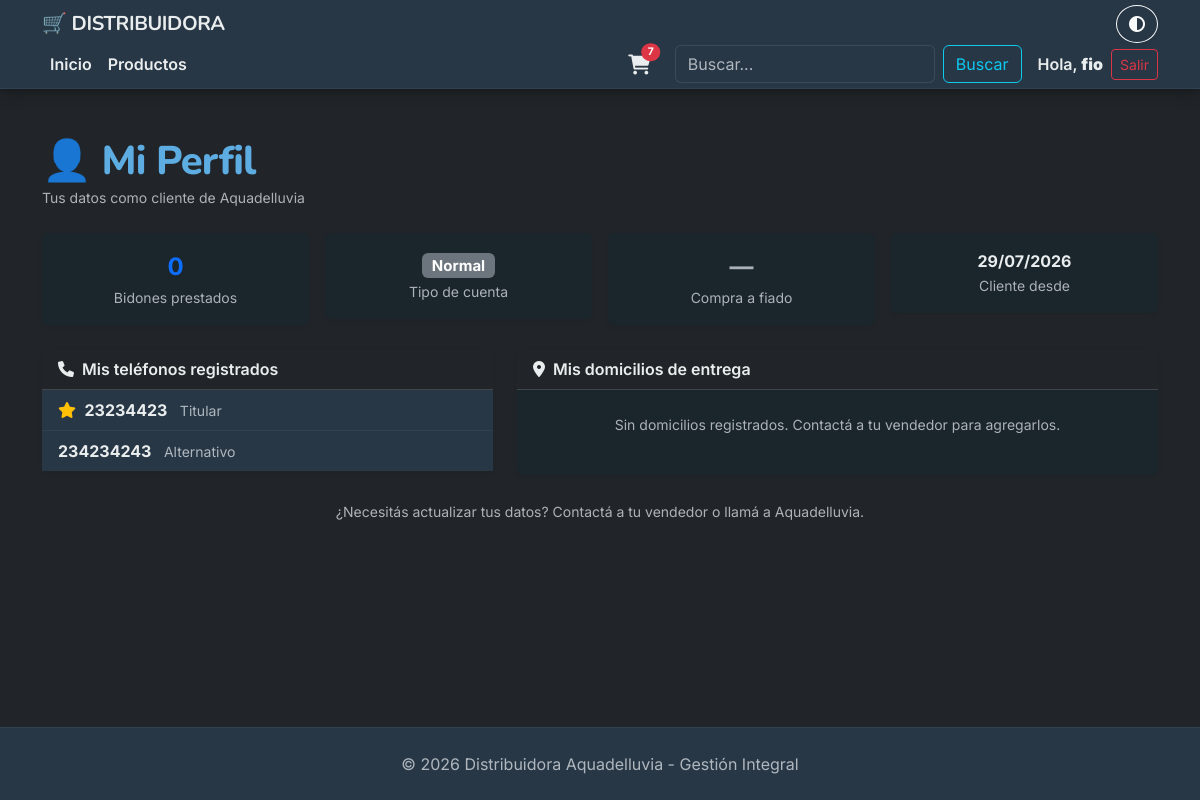
The page /clientes/mi-perfil/ (signed in) on the database its author committed.
### apps/autenticacion/models.py (models this page shows, shortened)
class Usuario(AbstractUser):
    imagen_perfil = models.ImageField(upload_to='perfiles/', null=True, blank=True,default='usuarios/default.jpg')
    email = models.EmailField(unique=True)
    celular1 = models.CharField(max_length=20, null=True, blank=True)
    celular2 = models.CharField(max_length=20, null=True, blank=True)

### apps/clientes/models.py (models this page shows, shortened)
class Cliente(models.Model):
    usuario          = models.OneToOneField(
        'autenticacion.Usuario',
        on_delete=models.SET_NULL,
        null=True,
        blank=True,
        related_name='perfil_cliente',
        verbose_name='Cuenta de usuario'
    )
    nombre           = models.CharField(
        max_length=100,
        blank=True,
        verbose_name='Nombre'
    )
    apellido         = models.CharField(
        max_length=100,
        blank=True,
        verbose_name='Apellido'
    )
    email_contacto   = models.EmailField(
        blank=True,
        verbose_name='Email de contacto',
        help_text='Opcional — para clientes sin cuenta web'
    )
    dni              = models.CharField(
        max_length=15,
        unique=True,
        null=True,
        blank=True,
        verbose_name='DNI'
    )
    fecha_nacimiento = models.DateField(
        null=True,
        blank=True,
        verbose_name='Fecha de nacimiento'
    )
    fecha_alta       = models.DateField(
        auto_now_add=True,
        verbose_name='Fecha de alta'
    )
    tipo_cliente     = models.CharField(
        max_length=10,
        choices=TIPO_CLIENTE_CHOICES,
        default='Normal',
        verbose_name='Tipo de cliente'
    )
    bidones_prestados = models.PositiveIntegerField(
        default=0,
        verbose_name='Bidones prestados'
    )
    permite_fiado    = models.BooleanField(
        default=False,
        verbose_name='Permite fiado',
        help_text='Habilitado automáticamente para clientes Premium'
    )
    notas_internas   = models.TextField(
        blank=True,
        verbose_name='Notas internas',
        help_text='Visible solo para Admin/Vendedor'
    )
    class Meta:
        ordering = ['apellido', 'nombre']
        verbose_name = 'Cliente'
        verbose_name_plural = 'Clientes'

class TelefonoContacto(models.Model):
    cliente       = models.ForeignKey(
        Cliente,
        on_delete=models.CASCADE,
        related_name='telefonos'
    )
    numero        = models.CharField(max_length=25, verbose_name='Número')
    desc_relacion = models.CharField(
        max_length=100,
        verbose_name='Relación',
        help_text='Ej: "Titular", "Cónyuge", "Hijo", "Vecino de confianza"'
    )
    es_principal  = models.BooleanField(
        default=False,
        verbose_name='Principal'
    )
    class Meta:
        ordering = ['-es_principal', 'desc_relacion']
        verbose_name = 'Teléfono de contacto'
        verbose_name_plural = 'Teléfonos de contacto'

### apps/clientes/views.py (the view)
# urls.py: path('mi-perfil/',                    views.mi_perfil_cliente,        name='mi_perfil'),
@login_required
def mi_perfil_cliente(request):
    try:
        cliente = request.user.perfil_cliente
    except Cliente.DoesNotExist:
        messages.info(request, 'No tenés un perfil de cliente asociado aún.')
        return redirect('inicio')
    telefonos   = cliente.telefonos.all()
    direcciones = cliente.direcciones.select_related('zona').all()
    return render(request, 'clientes/mi_perfil_cliente.html', {
        'cliente':    cliente,
        'telefonos':  telefonos,
        'direcciones': direcciones,
    })

### apps/autenticacion/templatetags/grupos.py (called while the page is built)
@register.filter(name='has_group')
def has_group(user, group_name):
    return user.groups.filter(name=group_name).exists()

### apps/carrito/context_processors.py (called while the page is built)
def carrito_total(request):
    total_items = 0
    if request.user.is_authenticated:
        carrito = Carrito.objects.filter(usuario=request.user).first()
        if carrito:
            total_items = carrito.total_items()
    return {'carrito_total_items': total_items}

### apps/carrito/models.py (called while the page is built)
    def total_items(self):
        return sum(item.cantidad for item in self.items.all())

### templates/clientes/mi_perfil_cliente.html (shortened to what this page needs)
{% extends 'base.html' %}
{% block content %}
<div class="mb-4">
    <h1 class="mb-0">👤 Mi Perfil</h1>
    <small class="text-muted">Tus datos como cliente de Aquadelluvia</small>
</div>
<div class="row g-3 mb-4">
    <div class="col-6 col-md-3">
        <div class="card border-0 shadow-sm text-center">
            <div class="card-body">
                <div class="fs-4 fw-bold text-primary">{{ cliente.bidones_prestados }}</div>
                <small class="text-muted">Bidones prestados</small>
            </div>
        </div>
    </div>
    <div class="col-6 col-md-3">
        <div class="card border-0 shadow-sm text-center">
            <div class="card-body">
                <div class="fs-5 fw-bold">
                    {% if cliente.tipo_cliente == 'Premium' %}
                        <span class="badge bg-warning text-dark">
                            <i class="fa-solid fa-star me-1"></i>Premium
                        </span>
                    {% else %}
                        <span class="badge bg-secondary">Normal</span>
                    {% endif %}
                </div>
                <small class="text-muted">Tipo de cuenta</small>
            </div>
        </div>
    </div>
    <div class="col-6 col-md-3">
        <div class="card border-0 shadow-sm text-center">
            <div class="card-body">
                <div class="fs-4 fw-bold {% if cliente.permite_fiado %}text-success{% else %}text-muted{% endif %}">
                    {% if cliente.permite_fiado %}✅{% else %}—{% endif %}
                </div>
                <small class="text-muted">Compra a fiado</small>
            </div>
        </div>
    </div>
    <div class="col-6 col-md-3">
        <div class="card border-0 shadow-sm text-center">
            <div class="card-body">
                <div class="fs-6 fw-bold">{{ cliente.fecha_alta|date:"d/m/Y" }}</div>
                <small class="text-muted">Cliente desde</small>
            </div>
        </div>
    </div>
</div>
<div class="row g-4">
    <div class="col-md-5">
        <div class="card border-0 shadow-sm">
            <div class="card-header bg-body fw-semibold">
                <i class="fa-solid fa-phone me-2"></i>Mis teléfonos registrados
            </div>
            <div class="card-body p-0">
                {% if telefonos %}
                <ul class="list-group list-group-flush">
                    {% for tel in telefonos %}
                    <li class="list-group-item">
                        {% if tel.es_principal %}
                            <i class="fa-solid fa-star text-warning me-1"></i>
                        {% endif %}
                        <strong>{{ tel.numero }}</strong>
                        <small class="text-muted ms-2">{{ tel.desc_relacion }}</small>
                    </li>
                    {% endfor %}
                </ul>
                {% else %}
                <p class="text-muted text-center py-3 small">Sin teléfonos registrados.</p>
                {% endif %}
            </div>
        </div>
    </div>
    <div class="col-md-7">
        <div class="card border-0 shadow-sm">
            <div class="card-header bg-body fw-semibold">
                <i class="fa-solid fa-location-dot me-2"></i>Mis domicilios de entrega
            </div>
            <div class="card-body p-0">
                {% if direcciones %}
                {% for dir in direcciones %}
                <div class="p-3 border-bottom">
                    {% if dir.es_principal %}
                        <span class="badge bg-warning text-dark me-1">Principal</span>
                    {% endif %}
                    <strong>{{ dir.calle }} {{ dir.altura }}</strong>
                    {% if dir.piso_depto %}
                        <span class="text-muted"> · {{ dir.piso_depto }}</span>
                    {% endif %}
                    {% if dir.zona %}
                        <span class="badge bg-secondary ms-2">{{ dir.zona }}</span>
                    {% endif %}
                </div>
                {% endfor %}
                {% else %}
                <p class="text-muted text-center py-4 small">
                    Sin domicilios registrados. Contactá a tu vendedor para agregarlos.
                </p>
                {% endif %}
            </div>
        </div>
    </div>
</div>
<div class="mt-4 text-center">
    <small class="text-muted">
        ¿Necesitás actualizar tus datos? Contactá a tu vendedor o llamá a Aquadelluvia.
    </small>
</div>
{% endblock %}

### templates/base.html (shortened to what this page needs)
{% load grupos %}
{% load static %}
<!DOCTYPE html>
<html lang="es" data-bs-theme="dark">
<head>
    <link href="https://cdn.jsdelivr.net/npm/bootstrap@5.3.8/dist/css/bootstrap.min.css" rel="stylesheet">
    <link rel="stylesheet" href="{% static 'style/aquadelluvia.css' %}?v=6">
    <link rel="stylesheet" href="{% static 'style/productos.css' %}?v=6">
    <link rel="stylesheet" href="https://cdnjs.cloudflare.com/ajax/libs/font-awesome/6.0.0/css/all.min.css">
</head>
<body class="d-flex flex-column min-vh-100 bg-body" >
    <header class="sticky-top shadow-sm">
        <nav class="navbar navbar-expand-lg py-1">
        <div class="container d-flex flex-wrap align-items-center justify-content-between">
            <a class="navbar-brand fw-bold" href="{% url 'inicio' %}">
                <span class="fw-bold">🛒 DISTRIBUIDORA</span>
            </a>
            <button id="toggle-theme"
                class="btn btn-outline-light rounded-circle shadow-sm order-2 ms-auto me-2 me-lg-0">
                <i class="fa-solid fa-circle-half-stroke"></i>
            </button>
            <div class="collapse navbar-collapse order-4 order-lg-3 w-100 w-lg-auto" id="navbarPF">
                <ul class="navbar-nav me-auto">
                    <li class="nav-item">
                        <a class="nav-link {% if request.resolver_match.view_name == 'inicio' %}active{% endif %}"
                        href="{% url 'inicio' %}">Inicio</a>
                    </li>
                    <li class="nav-item">
                        <a class="nav-link {% if request.resolver_match.view_name == 'apps.productos:listar_productos' %}active{% endif %}"
                        href="{% url 'apps.productos:listar_productos' %}">Productos</a>
                    </li>
                </ul>
                <form class="d-flex mb-2 mb-lg-0 me-lg-3 order-5 order-lg-4" role="search" action="{% url 'apps.buscador:buscar_productos' %}" method="get">
                    <input class="form-control me-2" type="search" name="q" placeholder="Buscar..." aria-label="Buscar"
                        value="{{ query}}">
                    <button class="btn btn-outline-info" type="submit">Buscar</button>
                </form>
                <ul class="navbar-nav mb-2 mb-lg-0 me-3">
                    <li class="nav-item position-relative">
                        <a href="{% url 'apps.carrito:ver_carrito' %}" class="nav-link">
                            <div class="position-relative d-inline-block">
                                <i class="fas fa-shopping-cart fa-lg"></i>
                                {% if carrito_total_items > 0 %}
                                    <span class="position-absolute top-0 start-100 translate-middle badge rounded-pill bg-danger" style="font-size: 0.65rem;">
                                        {{ carrito_total_items }}
                                    </span>
                                {% endif %}
                            </div>
                        </a>
                    </li>
                </ul>
                <ul class="navbar-nav mb-2 mb-lg-0 order-6 order-lg-5">
                    {% if user.is_authenticated %}
                        <li class="nav-item d-flex align-items-center gap-2">
                            <a class="navbar-text text-decoration-none" href="{% url 'apps.clientes:mi_perfil' %}">
                                Hola, <strong>{{ user.username }}</strong>
                            </a>
                            <a class="btn btn-outline-danger btn-sm" href="{% url 'apps.autenticacion:cerrar_sesion' %}">Salir</a>
                        </li>
                    {% else %}
                        <li class="nav-item"><a class="nav-link" href="{% url 'apps.autenticacion:ingresar' %}">Ingresar</a></li>
                        <li class="nav-item"><a class="btn btn-primary btn-sm ms-lg-2 rounded-pill btn-glow" href="{% url 'apps.autenticacion:registrar' %}">Registrarse</a></li>
                    {% endif %}
                </ul>
            </div>
        </div>
    </nav>
    </header>
    <main class="container my-5">
        {% block content %}{% endblock %}
    </main>
    <footer class="footer mt-auto py-4 text-center border-top">
        <div class="container">
            <span class="text-muted">&copy; 2026 Distribuidora Aquadelluvia - Gestión Integral</span>
        </div>
    </footer>
</body>
</html>

### static/style/aquadelluvia.css (style rules this page uses)
:root, [data-bs-theme="light"] { --bg-main: #F4F7F6; --bg-surface: #FFFFFF; --color-primary: #6CB4EE; --color-secondary: #8BC34A; --color-accent: #F5B041; --text-main: #2C3E50; --text-muted: #7F8C8D; --font-body: 'Inter', sans-serif; --font-heading: 'Nunito', sans-serif; --bs-body-bg: var(--bg-main); --bs-body-color: var(--text-main); --bs-primary: var(--color-primary); --bs-secondary: var(--color-secondary); }
[data-bs-theme="dark"] { --bg-main: #1A252C; --bg-surface: #273746; --color-primary: #5DADE2; --color-secondary: #7CB342; --color-accent: #F39C12; --text-main: #EAEDED; --text-muted: #95A5A6; --bs-body-bg: var(--bg-main); --bs-body-color: var(--text-main); --bs-primary: var(--color-primary); --bs-secondary: var(--color-secondary); --bs-border-color: rgba(255, 255, 255, 0.05); }
body { background-color: var(--bs-body-bg); color: var(--bs-body-color); font-family: var(--font-body); transition: background-color 0.3s ease, color 0.3s ease; }
h1, h2, h3, h4, h5, h6, .navbar-brand { font-family: var(--font-heading); font-weight: 800; letter-spacing: -0.02em; }
h1 { font-size: 2.5rem; color: var(--color-primary); }
.btn { transition: all 0.3s ease; }
[data-bs-theme="dark"] .form-control, [data-bs-theme="dark"] .form-select { background-color: var(--bg-surface); border-color: rgba(255, 255, 255, 0.1); color: var(--text-main); }
.navbar { background-color: var(--bg-surface) !important; border-bottom: 1px solid var(--bs-border-color); }
.navbar .nav-link, .navbar .navbar-brand, .navbar .navbar-text { color: var(--text-main) !important; font-weight: 600; }
[data-bs-theme="dark"] .navbar { box-shadow: 0 4px 15px rgba(0,0,0,0.3); }
.footer { background-color: var(--bg-surface) !important; border-top: 1px solid var(--bs-border-color) !important; }

### static/style/productos.css (style rules this page uses)
[data-bs-theme="dark"] .list-group-item { background-color: var(--bg-surface); border-color: var(--bs-border-color); color: var(--text-main); }

### rows shown on the page
Usuario: username "fio"
Cliente: bidones_prestados "0", fecha_alta "29/07/2026"
TelefonoContacto: es_principal True (drawn), numero "23234423", desc_relacion "Titular"
TelefonoContacto: numero "234234243", desc_relacion "Alternativo"

### other values the page prints
{{ carrito_total_items }} "7"
